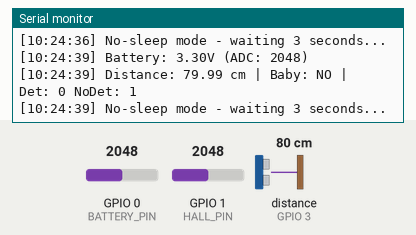
Recording of a sketch running on a simulated ESP32-C3. Parts: the last lines printed to the serial monitor. Wiring (inferred from the names in the program): ultrasonic range finder: trigger GPIO 2; echo GPIO 3. Inputs (shaded band) come from the test bench; at power-on: distance to the obstacle (sensor on GPIO 3) 80 cm, GPIO 1 (HALL_PIN) = 2048, GPIO 0 (BATTERY_PIN) = 2048. The echo pulse lasts 58.3 µs per cm; the local clock reads 2024-03-15 10:24:30 at power-on unless the sketch sets it; storage starts empty; the audio player accepts every command and is not drawn.

Above: at 10.9 s.
11.0 s: distance to the obstacle (sensor on GPIO 3) set to 2 cm
At 13.8 s:
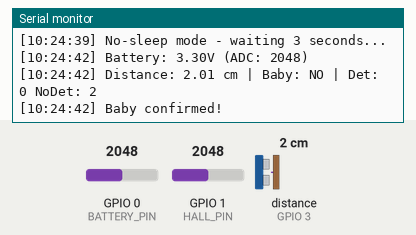
17.0 s: GPIO 1 (HALL_PIN) set to 1945
At 17.0 s:
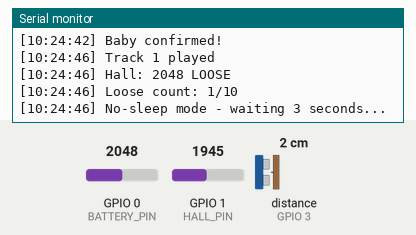
21.4 s: GPIO 0 (BATTERY_PIN) set to 1960
At 23.9 s:
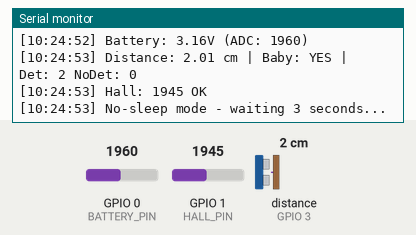
24.1 s: distance to the obstacle (sensor on GPIO 3) set to 4 cm
At 26.6 s:
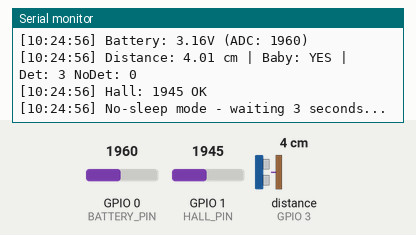
26.8 s: GPIO 0 (BATTERY_PIN) set to 2040
At 29.4 s:
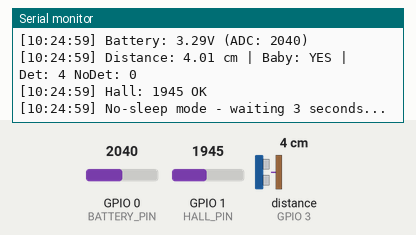
29.5 s: GPIO 1 (HALL_PIN) set to 2040
At 33.0 s:
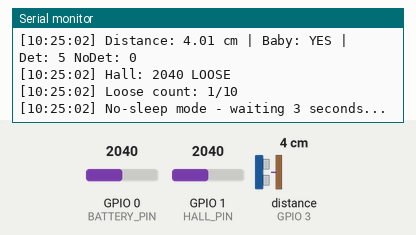
Timing chart, 0 to 33.2 s (numbered marks = the images above; inputs shaded):
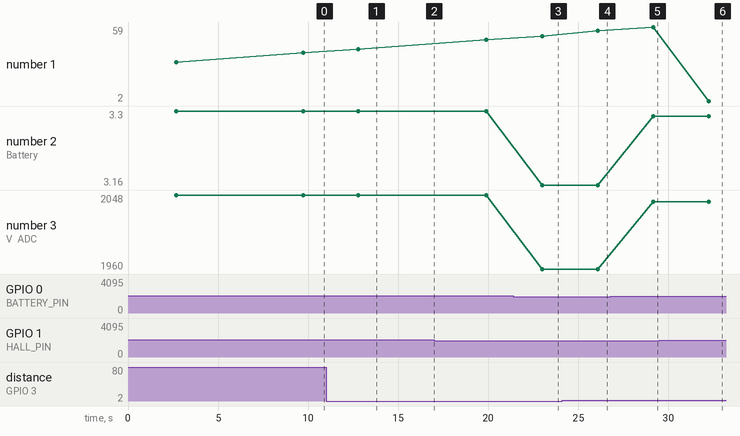

Measured:
- the behaviour switches between 2001 and 2000 on GPIO 1 (HALL_PIN) (found by bisection; images 1 and 2)
- after the input at 11.0 s, the serial monitor: prints a new line after 1.8 s (image 1)
- after the input at 21.4 s, the serial monitor: prints a new line after 1.6 s (image 3)
- after the input at 24.1 s, the serial monitor: prints a new line after 2.0 s (image 4)
- after the input at 26.8 s, the serial monitor: prints a new line after 2.4 s (image 5)
- after the input at 29.5 s, the serial monitor: prints a new line after 2.8 s (image 6)
- plotted number 2: 3.3 → 3.16 after the input at 21.4 s, 3.16 → 3.29 after the input at 26.8 s
- plotted number 3: 2048 → 1960 after the input at 21.4 s, 1960 → 2040 after the input at 26.8 s

The sketch:

highchair_sensor.ino
```cpp
// (licence header left out)
#include <HardwareSerial.h>
#include <DFRobotDFPlayerMini.h>
#include <RTClib.h>
#include <Wire.h>
#include <LittleFS.h>
#include "esp_sleep.h"

// ==================== Pin Definitions ====================
#define TRIG_PIN 2      // Ultrasonic Trig
#define ECHO_PIN 3      // Ultrasonic Echo
#define HALL_PIN 1      // Hall sensor (ADC)
#define BATTERY_PIN 0   // Battery voltage (ADC) - via voltage divider
#define DFPLAYER_RX 20  // ESP32 RX <- DFPlayer TX
#define DFPLAYER_TX 21  // ESP32 TX -> DFPlayer RX
#define I2C_SDA 8       // DS3231 SDA
#define I2C_SCL 9       // DS3231 SCL

// ==================== Configuration ====================
#define ULTRASONIC_THRESHOLD_CM 15    // Distance to detect baby (cm)
#define HALL_THRESHOLD 2000           // Hall sensor threshold (adjust!)
#define SLEEP_INTERVAL_US 3000000     // 3 seconds between checks
#define REMINDER_CYCLES 10            // 10 cycles × 3s = 30 seconds

// Battery monitoring
// Using voltage divider: 10K + 10K, so Vout = Vin / 2
// 4x AA full = 6.4V → ADC sees 3.2V
// 4x AA low = 4.4V → ADC sees 2.2V
#define BATTERY_DIVIDER_RATIO 2.0     // Voltage divider ratio (R1+R2)/R2
#define BATTERY_LOW_VOLTAGE 4.6       // Low battery threshold (volts)
#define BATTERY_WARN_CYCLES 200       // Warn every 200 cycles (~10 minutes)

// Audio tracks (on TF card: /01/001.mp3, /01/002.mp3, /01/003.mp3)
#define TRACK_WELCOME 1       // 001.mp3 - Welcome music
#define TRACK_REMINDER 2      // 002.mp3 - Buckle reminder
#define TRACK_LOW_BATTERY 3   // 003.mp3 - Low battery warning

// Night mode - skip detection during sleep hours
#define NIGHT_MODE_ENABLED false
#define NIGHT_START_HOUR 22   // 10:00 PM
#define NIGHT_END_HOUR 7      // 7:00 AM
#define NIGHT_SLEEP_INTERVAL_US 3600000000ULL  // 1 hour (in microseconds)

// Debug mode - set to false to disable Serial output
#define DEBUG_MODE true

// No deep sleep mode - uses delay() loop instead of deep sleep for debugging
// Set to true when connected to Serial monitor to see continuous output
#define NO_DEEP_SLEEP true

// Flash logging - saves logs to internal flash, read via Serial on fresh boot
#define FLASH_LOG_ENABLED true
#define LOG_FILE "/log.txt"
#define MAX_LOG_SIZE 50000    // Max log file size in bytes (~50KB)

// ==================== Forward Declarations ====================
void goToSleep(uint64_t sleepUs = SLEEP_INTERVAL_US);

// ==================== RTC Memory (persists across sleep) ====================
RTC_DATA_ATTR bool babyDetected = false;
RTC_DATA_ATTR int buckleLooseCount = 0;      // Counts cycles with loose buckle
RTC_DATA_ATTR int detectionCount = 0;        // Counts consecutive baby detections
RTC_DATA_ATTR int noDetectionCount = 0;      // Counts consecutive no-detections
RTC_DATA_ATTR bool welcomePlayed = false;
RTC_DATA_ATTR int batteryCheckCount = 0;     // Counter for battery warning interval
RTC_DATA_ATTR bool lowBatteryWarned = false; // Prevent repeated warnings

// Thresholds for confirming state changes
#define CONFIRM_DETECTION 1       // 1 cycle to confirm baby (immediate)
#define CONFIRM_NO_DETECTION 3    // 3 cycles to confirm baby left

// ==================== Global Variables ====================
HardwareSerial dfPlayerSerial(1);
DFRobotDFPlayerMini dfPlayer;
RTC_DS3231 rtc;

// ==================== Setup ====================
void setup() {
  if (DEBUG_MODE) {
    Serial.begin(115200);
    delay(100);
  }

  // Initialize LittleFS for flash logging
  if (FLASH_LOG_ENABLED) {
    if (!LittleFS.begin(true)) {  // true = format if mount fails
      Serial.println("LittleFS mount failed!");
    }
  }

  // Initialize pins
  pinMode(TRIG_PIN, OUTPUT);
  pinMode(ECHO_PIN, INPUT);
  pinMode(HALL_PIN, INPUT);
  pinMode(BATTERY_PIN, INPUT);

  // Initialize I2C for RTC
  Wire.begin(I2C_SDA, I2C_SCL);

  // Check wake reason
  esp_sleep_wakeup_cause_t reason = esp_sleep_get_wakeup_cause();
  if (reason != ESP_SLEEP_WAKEUP_TIMER) {
    // Fresh boot - reset all state
    // Print existing logs first (if connected to USB)
    if (DEBUG_MODE && FLASH_LOG_ENABLED) {
      printLogs();
    }
    debugPrint("Fresh boot - initializing");

    // Full DFPlayer init on power-on (needs ~2s startup)
    dfPlayerSerial.begin(9600, SERIAL_8N1, DFPLAYER_RX, DFPLAYER_TX);
    delay(2000);
    if (dfPlayer.begin(dfPlayerSerial, /*isACK=*/false, /*doReset=*/true)) {
      dfPlayer.volume(25);
      debugPrint("DFPlayer OK");
    } else {
      debugPrint("DFPlayer not found!");
    }

    babyDetected = false;
    buckleLooseCount = 0;
    detectionCount = 0;
    noDetectionCount = 0;
    welcomePlayed = false;
    batteryCheckCount = 0;
    lowBatteryWarned = false;
  } else {
    debugPrint("Woke from sleep");
  }

  // Check night mode first - skip everything if in night hours
  if (NIGHT_MODE_ENABLED && isNightMode()) {
    if (NO_DEEP_SLEEP) {
      debugPrint("Night mode - waiting 1 hour...");
      delay(3600000);
      return;
    } else {
      debugPrint("Night mode - sleeping for 1 hour");
      goToSleep(NIGHT_SLEEP_INTERVAL_US);
      return;
    }
  }

  // Check battery level
  checkBattery();

  // Main detection logic
  checkSensors();

  // Go back to sleep or loop
  if (NO_DEEP_SLEEP) {
    debugPrint("No-sleep mode - waiting 3 seconds...\n");
    delay(3000);
  } else {
    goToSleep();
  }
}

void loop() {
  // In NO_DEEP_SLEEP mode, loop runs continuously
  if (!NO_DEEP_SLEEP) return;

  // Check night mode
  if (NIGHT_MODE_ENABLED && isNightMode()) {
    debugPrint("Night mode - waiting 1 hour...");
    delay(3600000);
    return;
  }

  checkBattery();
  checkSensors();
  debugPrint("No-sleep mode - waiting 3 seconds...\n");
  delay(3000);
}

// ==================== Battery Monitoring ====================
void checkBattery() {
  // Read battery voltage via ADC
  int adcValue = analogRead(BATTERY_PIN);

  // ESP32-C3 ADC: 12-bit (0-4095), reference 3.3V
  float adcVoltage = (adcValue / 4095.0) * 3.3;
  float batteryVoltage = adcVoltage * BATTERY_DIVIDER_RATIO;

  debugPrint("Battery: " + String(batteryVoltage, 2) + "V (ADC: " + String(adcValue) + ")");

  // Check if battery is low
  if (batteryVoltage < BATTERY_LOW_VOLTAGE && batteryVoltage > 1.0) {  // >1.0 to ignore no-battery
    batteryCheckCount++;

    // Warn every BATTERY_WARN_CYCLES (~10 minutes) or on first detection
    if (!lowBatteryWarned || batteryCheckCount >= BATTERY_WARN_CYCLES) {
      debugPrint("Low battery warning!");
      playTrack(TRACK_LOW_BATTERY);
      lowBatteryWarned = true;
      batteryCheckCount = 0;
    }
  } else {
    // Battery OK - reset warning flag
    lowBatteryWarned = false;
    batteryCheckCount = 0;
  }
}

// ==================== Main Logic ====================
void checkSensors() {
  // Read ultrasonic
  float distance = readUltrasonic();
  bool detected = (distance > 0 && distance < ULTRASONIC_THRESHOLD_CM);

  debugPrint("Distance: " + String(distance) + " cm | Baby: " + String(babyDetected ? "YES" : "NO") + " | Det: " + String(detectionCount) + " NoDet: " + String(noDetectionCount));

  // ===== Baby detection state machine =====
  if (detected) {
    detectionCount++;
    noDetectionCount = 0;

    // Confirm baby is sitting
    if (detectionCount >= CONFIRM_DETECTION && !babyDetected) {
      babyDetected = true;
      debugPrint("Baby confirmed!");

      // Play welcome music (only once per session)
      if (!welcomePlayed) {
        playTrack(TRACK_WELCOME);
        welcomePlayed = true;
      }
    }
  } else {
    noDetectionCount++;
    detectionCount = 0;

    // Confirm baby left
    if (noDetectionCount >= CONFIRM_NO_DETECTION && babyDetected) {
      babyDetected = false;
      buckleLooseCount = 0;
      welcomePlayed = false;
      debugPrint("Baby left");
    }
  }

  // ===== Buckle check (only when baby is sitting) =====
  if (babyDetected) {
    int hallValue = analogRead(HALL_PIN);
    bool buckleLoose = (hallValue > HALL_THRESHOLD);

    debugPrint("Hall: " + String(hallValue) + (buckleLoose ? " LOOSE" : " OK"));

    if (buckleLoose) {
      buckleLooseCount++;
      debugPrint("Loose count: " + String(buckleLooseCount) + "/" + String(REMINDER_CYCLES));

      // 30 seconds passed (10 cycles × 3 seconds)
      if (buckleLooseCount >= REMINDER_CYCLES) {
        debugPrint("Playing reminder!");
        playTrack(TRACK_REMINDER);
        buckleLooseCount = 0;  // Reset for next reminder cycle
      }
    } else {
      // Buckle fastened - reset counter
      if (buckleLooseCount > 0) {
        debugPrint("Buckle fastened!");
      }
      buckleLooseCount = 0;
    }
  }
}

// ==================== Helper Functions ====================

bool isNightMode() {
  if (!rtc.begin()) {
    debugPrint("RTC not found - night mode disabled");
    return false;
  }

  DateTime now = rtc.now();
  int hour = now.hour();

  debugPrint("Current time: " + String(hour) + ":" + String(now.minute()));

  // Night mode: 22:00 (10pm) to 7:00 (7am)
  // This means: hour >= 22 OR hour < 7
  if (hour >= NIGHT_START_HOUR || hour < NIGHT_END_HOUR) {
    return true;
  }
  return false;
}

float readUltrasonic() {
  digitalWrite(TRIG_PIN, LOW);
  delayMicroseconds(2);
  digitalWrite(TRIG_PIN, HIGH);
  delayMicroseconds(10);
  digitalWrite(TRIG_PIN, LOW);

  long duration = pulseIn(ECHO_PIN, HIGH, 30000);
  if (duration == 0) return -1;

  return duration * 0.0343 / 2;
}

void playTrack(int track) {
  // Re-establish serial after deep sleep (DFPlayer stays powered)
  dfPlayerSerial.begin(9600, SERIAL_8N1, DFPLAYER_RX, DFPLAYER_TX);
  delay(200);
  dfPlayer.begin(dfPlayerSerial, /*isACK=*/false, /*doReset=*/false);
  dfPlayer.volume(25);
  delay(200);
  dfPlayer.playFolder(1, track);  // Play /01/00x.mp3 by filename
  delay(3000);  // Wait for audio to play
  debugPrint("Track " + String(track) + " played");
}

void goToSleep(uint64_t sleepUs) {
  debugPrint("Sleeping for " + String((uint32_t)(sleepUs / 1000000)) + " seconds...\n");
  if (DEBUG_MODE) Serial.flush();

  esp_sleep_enable_timer_wakeup(sleepUs);
  esp_deep_sleep_start();
}

void debugPrint(String msg) {
  // Add timestamp if RTC is available
  String logLine = "";
  if (rtc.begin()) {
    DateTime now = rtc.now();
    char timestamp[20];
    sprintf(timestamp, "[%02d:%02d:%02d] ", now.hour(), now.minute(), now.second());
    logLine = String(timestamp) + msg;
  } else {
    logLine = msg;
  }

  // Print to Serial if connected
  if (DEBUG_MODE) {
    Serial.println(logLine);
  }

  // Write to flash
  if (FLASH_LOG_ENABLED) {
    logToFlash(logLine);
  }
}

void logToFlash(String msg) {
  // Check file size, clear if too large
  File f = LittleFS.open(LOG_FILE, "r");
  if (f) {
    if (f.size() > MAX_LOG_SIZE) {
      f.close();
      LittleFS.remove(LOG_FILE);
    } else {
      f.close();
    }
  }

  // Append to log file
  f = LittleFS.open(LOG_FILE, "a");
  if (f) {
    f.println(msg);
    f.close();
  }
}

void printLogs() {
  Serial.println("\n========== SAVED LOGS ==========");
  File f = LittleFS.open(LOG_FILE, "r");
  if (f) {
    while (f.available()) {
      Serial.write(f.read());
    }
    f.close();
    Serial.println("========== END OF LOGS ==========\n");
  } else {
    Serial.println("No logs found.");
  }
}

void clearLogs() {
  LittleFS.remove(LOG_FILE);
  Serial.println("Logs cleared.");
}
```
